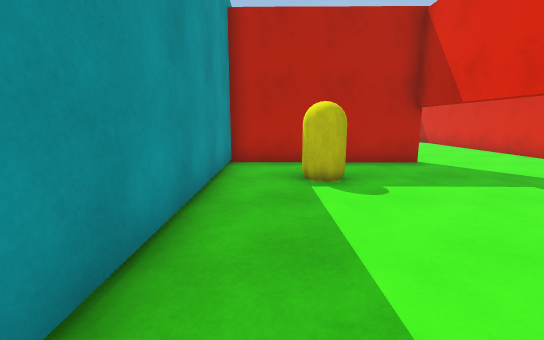
[1] (above)

16 first-person views from a walk through a scene from a Unity 3-D project. The camera is 1.3 m above the floor, tilts 10° down and sees 90° across. The floor is counted in squares, 1 m on a side. Each view is taken from the middle of a square. On the plan, view 1 faces up. The plan holds only what a view shows up to about 13 squares ahead; the rest is blank. The place goes on beyond the plan. The player character is not drawn.

[2]
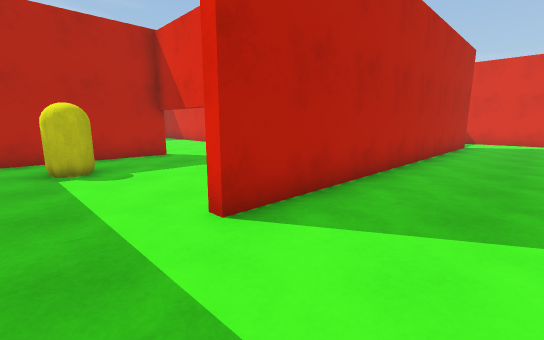

[3]
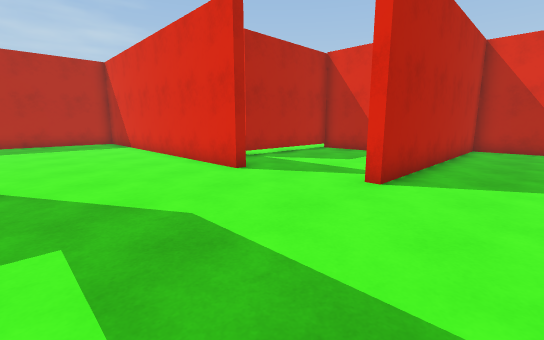

[4]
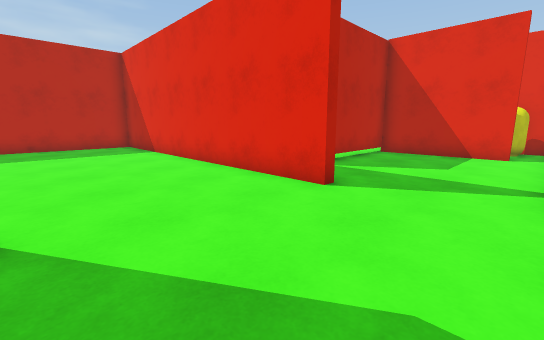

[5]
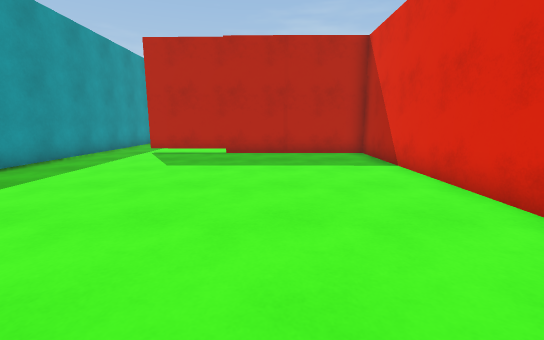

[6]
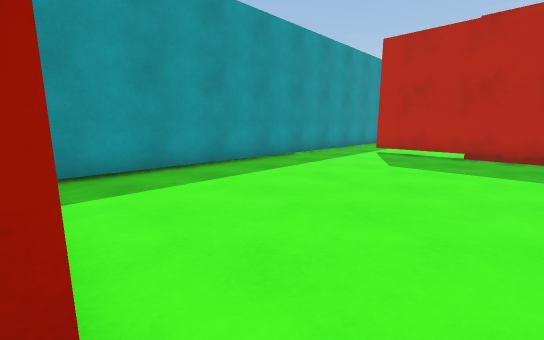

[7]
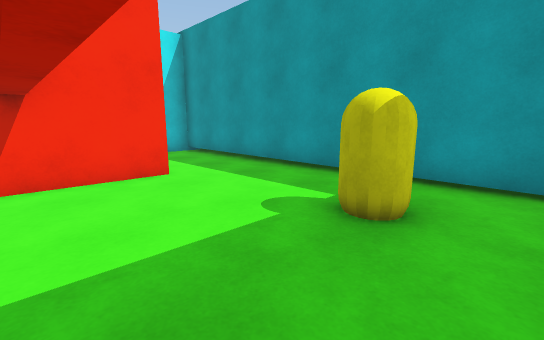

[8]
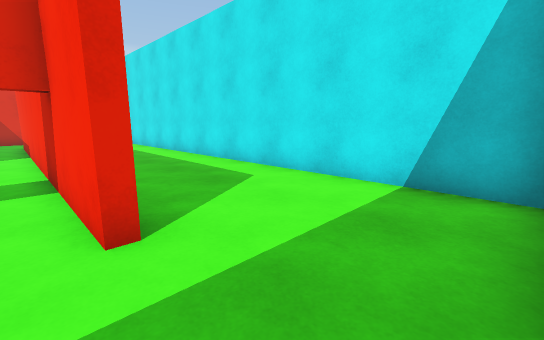

[9]
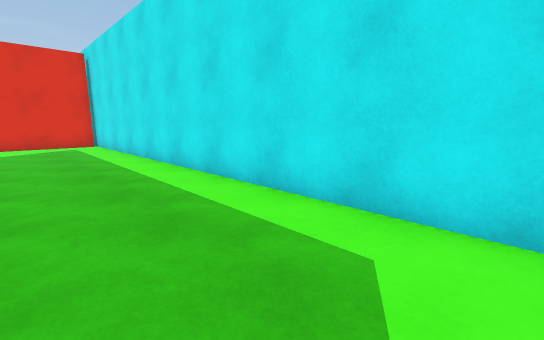

[10]
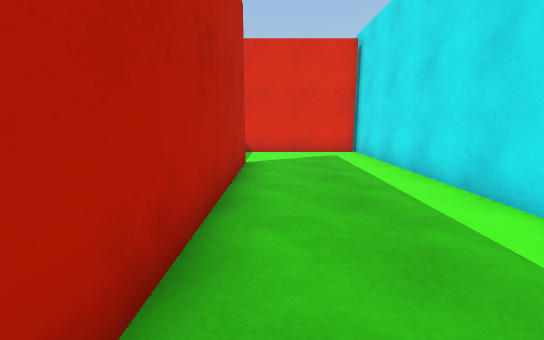

[11]
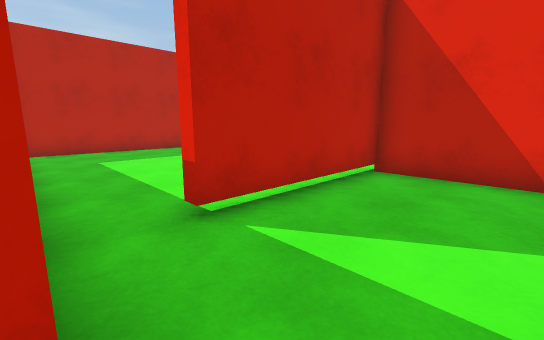

[12]
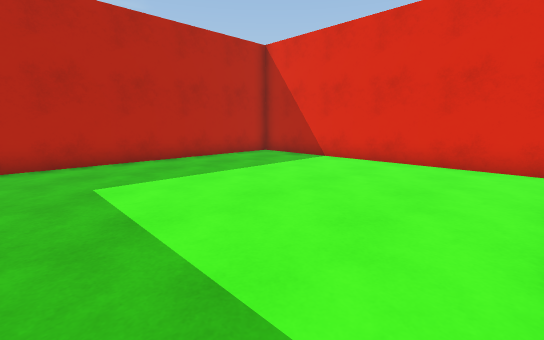

[13]
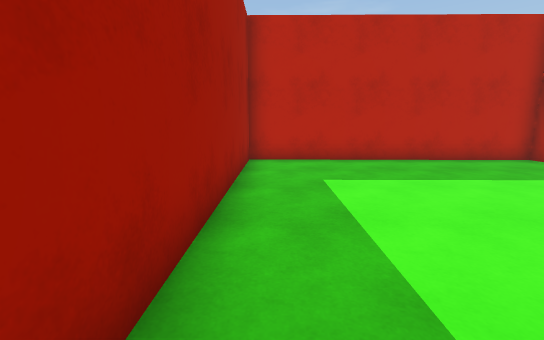

[14]
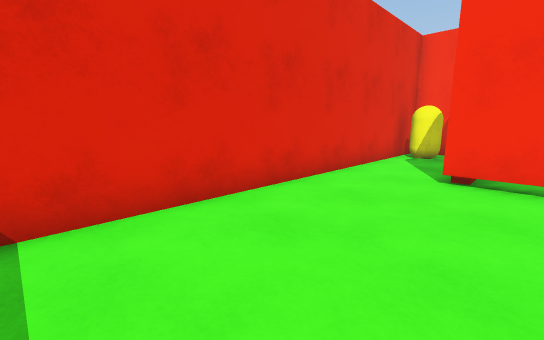

[15]
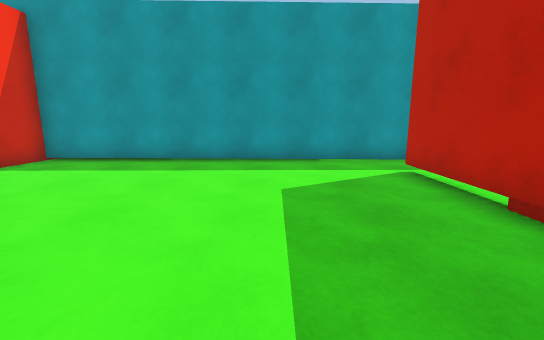

[16]
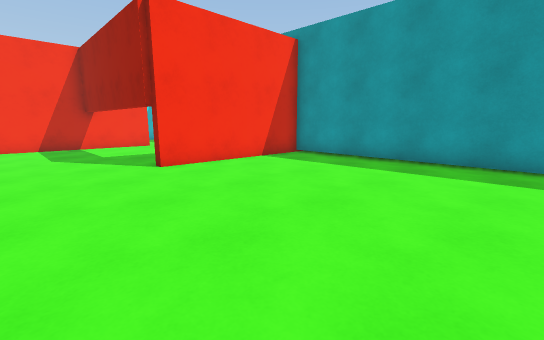

### Floor plan
Key: @ floor where view 1 was taken; # wall or solid block; . floor; C yellow capsule; T thing the floor can be seen under or through.
Columns run from 2 left of view 1 to 21 right of it. Each row starts with its distance up from view 1.
 22 #......
 21 #..##################
 20 #...........#.......###
 19 #...........#.........#
 18 #...........#.........#
 17 #...........#.........#
 16 #...........#.........#
 15 #...........#.........#
 14 #...........#.........#
 13 #...........#.........#
 12 #...........#.........#
 11 #...........#.........#
 10 #...........#.TTTTT#..#
  9 #######.....#......#..#
  8 #..................#..#
  7 #..C...............#..#
  6 #..C...............#.C#
  5 #.....................#
  4 #............##########
  3 #.....................#
  2 #.....................#
  1 ##...##############...#
  0  #@...................#
 -1  #....................#
 -2  #....................#
 -3  #....................#
 -4  #######################

Where each view was taken, in squares from view 1:
view 1: 0 up, 0 right, facing up
view 2: 2 down, 0 right, facing up-right
view 3: 2 up, 5 right, facing up-right
view 4: 5 up, 5 right, facing up-right
view 5: 9 up, 6 right, facing up
view 6: 9 up, 6 right, facing up-left
view 7: 8 up, 5 right, facing down-left
view 8: 2 up, 1 left, facing down-right
view 9: 0 up, 3 right, facing down-right
view 10: 0 up, 8 right, facing right
view 11: 7 up, 10 right, facing up-right
view 12: 11 up, 11 right, facing up-right
view 13: 11 up, 11 right, facing up
view 14: 17 up, 16 right, facing down-right
view 15: 17 up, 8 right, facing left
view 16: 17 up, 8 right, facing down-left
